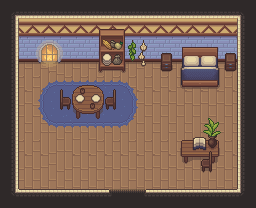

Tiled map render using the project's own tile images. Description and the whole map definition, tile-layer contents included, below:
An orthogonal 16x13 tile map with 16x16 px tiles, 5 tile layers (floor, walls, interior2, interior1, ...), 3 tilesets.

<map version="1.10" tiledversion="1.11.2" orientation="orthogonal" renderorder="right-down" width="16" height="13" tilewidth="16" tileheight="16" infinite="0" nextlayerid="6" nextobjectid="1">
 <tileset firstgid="1" name="fireplace" tilewidth="16" tileheight="16" tilecount="36" columns="12">
  <image source="../client/public/assets/sprites/fireplace.png" width="192" height="48" />
 </tileset>
 <tileset firstgid="37" name="village_farm_walls_floor" tilewidth="16" tileheight="16" tilecount="180" columns="10">
  <image source="../client/public/assets/sprites/village_farm_walls_floor.png" width="160" height="288" />
 </tileset>
 <tileset firstgid="217" name="village_farm_interior" tilewidth="16" tileheight="16" tilecount="153" columns="17">
  <image source="../client/public/assets/sprites/village_farm_interior.png" width="272" height="144" />
 </tileset>
 <layer id="2" name="floor" width="16" height="13">
  <data encoding="csv">
0,0,0,0,0,0,0,0,0,0,0,0,0,0,0,0,
0,0,0,0,0,0,0,0,0,0,0,0,0,0,0,0,
0,0,0,0,0,0,0,0,0,0,0,0,0,0,0,0,
0,42,42,42,42,42,42,42,42,42,42,42,42,42,42,0,
0,52,52,42,52,52,52,52,52,52,52,52,52,52,52,0,
0,62,62,52,62,62,62,62,62,62,62,62,62,62,62,0,
0,72,72,62,72,72,72,72,72,72,72,72,72,72,72,0,
0,82,82,72,82,82,82,82,82,82,82,82,82,82,82,0,
0,52,52,82,82,82,52,52,52,52,52,52,52,52,52,0,
0,62,62,72,62,62,62,62,62,62,62,62,62,62,62,0,
0,72,72,82,72,72,72,72,72,72,72,72,72,72,72,0,
0,82,82,82,82,82,82,82,82,82,82,82,82,82,82,0,
0,0,0,0,0,0,0,0,0,0,0,0,0,0,0,0
</data>
 </layer>
 <layer id="1" name="walls" width="16" height="13">
  <data encoding="csv">
91,92,92,92,92,92,92,92,92,92,92,92,92,92,92,93,
101,40,58,58,58,58,58,58,58,58,58,58,58,58,41,103,
101,50,68,68,68,68,68,68,68,68,68,68,68,68,51,103,
101,60,78,78,78,78,78,78,78,78,78,78,78,78,61,103,
101,49,0,0,0,0,0,0,0,0,0,0,0,0,47,103,
101,49,0,0,0,0,0,0,0,0,0,0,0,0,47,103,
101,49,0,0,0,0,0,0,0,0,0,0,0,0,47,103,
101,49,0,0,0,0,0,0,0,0,0,0,0,0,47,103,
101,49,0,0,0,0,0,0,0,0,0,0,0,0,47,103,
101,49,0,0,0,0,0,0,0,0,0,0,0,0,47,103,
101,49,0,0,0,0,0,0,0,0,0,0,0,0,47,103,
101,70,38,38,38,38,84,85,85,86,38,38,38,38,71,103,
111,112,112,112,112,112,94,95,95,96,112,112,112,112,112,113
</data>
 </layer>
 <layer id="4" name="interior2" width="16" height="13">
  <data encoding="csv">
0,0,0,0,0,0,0,0,0,0,0,0,0,0,0,0,
0,0,0,0,0,0,226,227,0,0,0,0,0,0,0,0,
0,0,0,0,0,0,243,244,0,0,0,223,224,225,0,0,
0,0,0,0,0,0,260,261,0,0,348,240,241,242,348,0,
0,0,0,0,0,0,277,278,0,0,365,257,258,259,365,0,
0,0,2684354845,2684354828,2684354811,1610612989,1610612989,1610613006,1610613023,0,0,274,275,276,0,0,
0,0,2684354846,2684354829,2684354812,1610612988,1610612988,1610613005,1610613022,0,0,0,0,0,0,0,
0,0,2684354847,2684354830,2684354813,1610612987,1610612987,1610613004,1610613021,0,0,0,232,233,0,0,
0,0,0,0,0,0,0,0,0,0,0,248,249,250,0,0,
0,0,0,0,0,0,0,0,0,0,0,265,266,267,0,0,
0,0,0,0,0,0,0,0,0,0,0,282,0,284,0,0,
0,0,0,0,0,0,0,0,0,0,0,0,0,0,0,0,
0,0,0,0,0,0,0,0,0,0,0,0,0,0,0,0
</data>
 </layer>
 <layer id="5" name="interior1" width="16" height="13">
  <data encoding="csv">
0,0,0,0,0,0,0,0,0,0,0,0,0,0,0,0,
0,0,0,0,0,0,0,0,0,0,0,0,0,0,0,0,
0,0,0,0,0,0,0,0,300,301,0,0,0,0,0,0,
0,0,0,0,0,0,0,0,317,318,0,0,0,0,0,0,
0,0,0,0,0,0,0,0,334,335,0,0,0,0,0,0,
0,0,0,294,295,296,297,298,0,0,0,0,0,0,0,0,
0,0,0,311,312,313,314,315,0,0,0,0,0,0,0,0,
0,0,0,0,329,330,331,0,0,0,0,0,0,0,0,0,
0,0,0,0,0,0,0,0,0,0,0,0,0,0,0,0,
0,0,0,0,0,0,0,0,0,0,0,0,262,263,0,0,
0,0,0,0,0,0,0,0,0,0,0,0,279,280,0,0,
0,0,0,0,0,0,0,0,0,0,0,0,0,0,0,0,
0,0,0,0,0,0,0,0,0,0,0,0,0,0,0,0
</data>
 </layer>
 <layer id="3" name="fire" width="16" height="13">
  <data encoding="csv">
0,0,0,0,0,0,0,0,0,0,0,0,0,0,0,0,
0,0,0,0,0,0,0,0,0,0,0,0,0,0,0,0,
0,0,1,2,0,0,0,0,0,0,0,0,0,0,0,0,
0,0,13,14,0,0,0,0,0,0,0,0,0,0,0,0,
0,0,25,26,0,0,0,0,0,0,0,0,0,0,0,0,
0,0,0,0,0,0,0,0,0,0,0,0,0,0,0,0,
0,0,0,0,0,0,0,0,0,0,0,0,0,0,0,0,
0,0,0,0,0,0,0,0,0,0,0,0,0,0,0,0,
0,0,0,0,0,0,0,0,0,0,0,0,0,0,0,0,
0,0,0,0,0,0,0,0,0,0,0,0,0,0,0,0,
0,0,0,0,0,0,0,0,0,0,0,0,0,0,0,0,
0,0,0,0,0,0,0,0,0,0,0,0,0,0,0,0,
0,0,0,0,0,0,0,0,0,0,0,0,0,0,0,0
</data>
 </layer>
</map>
